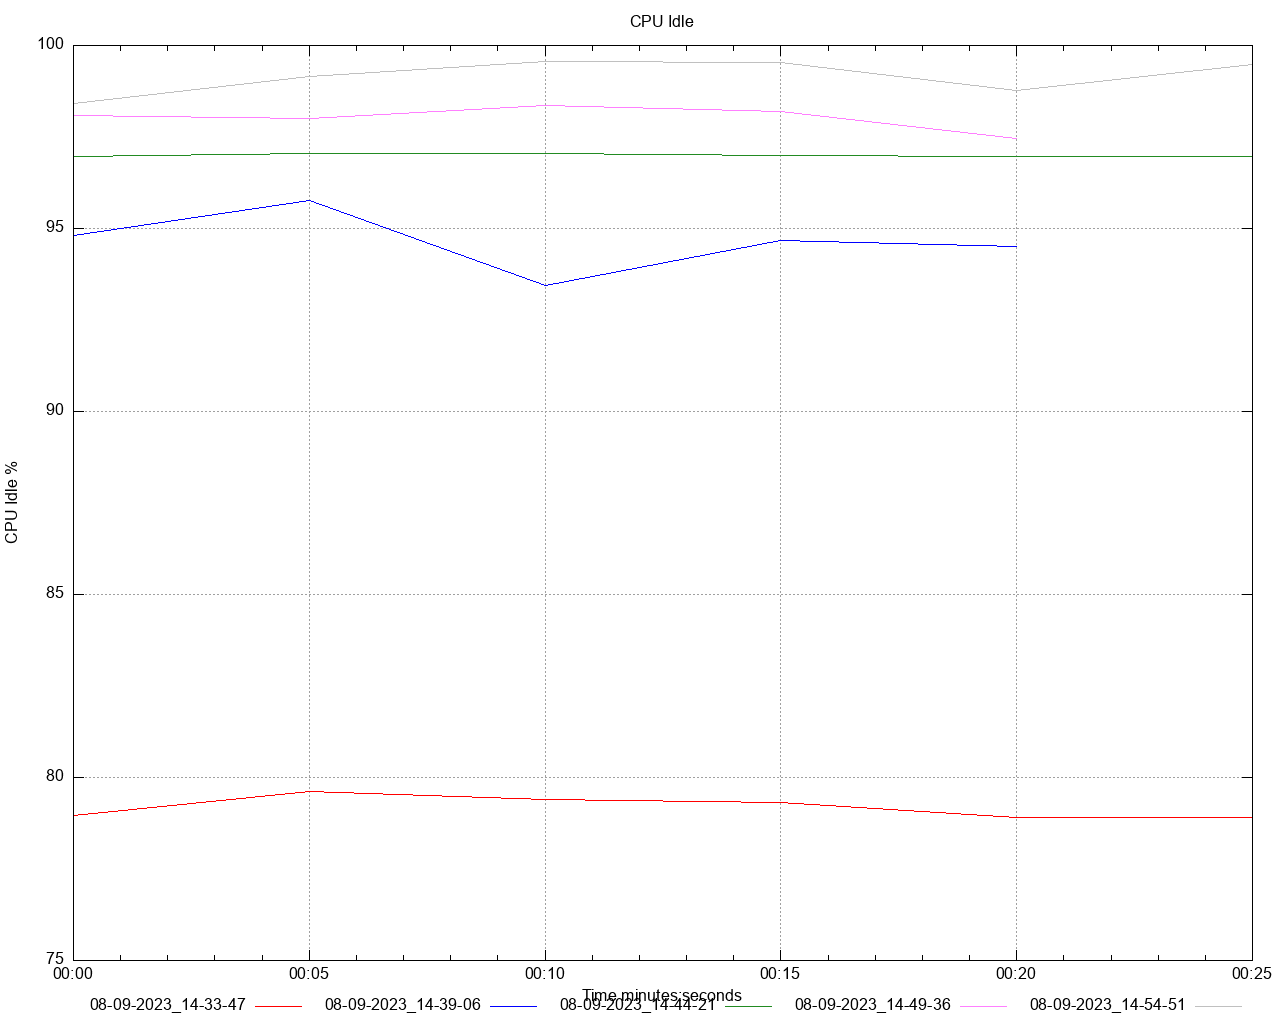

The script that saved this image:
set title 'CPU Idle' noenhanced
set style data lines
set datafile separator ","
set terminal png size 1280,1024
set grid
set key below
set xdata time
set timefmt "%s"
offset = 0
t0(x)=(offset=($0==0) ? x : offset, x - offset)
set xlabel 'Time minutes:seconds'
set ylabel 'CPU Idle %'
set output '/Users/gbarnett/git/hazelcast-simulator/atomiclong-3node-member/atomicreference/dstat/cpu_idle_A4.png'
plot \
   '/Users/gbarnett/git/hazelcast-simulator/atomiclong-3node-member/atomicreference/data/cpu_idle_A4_1.data' using (t0(timecolumn(1))):2 title "08-09-2023_14-33-47" noenhanced lt rgb "red", \
   '/Users/gbarnett/git/hazelcast-simulator/atomiclong-3node-member/atomicreference/data/cpu_idle_A4_2.data' using (t0(timecolumn(1))):2 title "08-09-2023_14-39-06" noenhanced lt rgb "blue", \
   '/Users/gbarnett/git/hazelcast-simulator/atomiclong-3node-member/atomicreference/data/cpu_idle_A4_3.data' using (t0(timecolumn(1))):2 title "08-09-2023_14-44-21" noenhanced lt rgb "forest-green", \
   '/Users/gbarnett/git/hazelcast-simulator/atomiclong-3node-member/atomicreference/data/cpu_idle_A4_4.data' using (t0(timecolumn(1))):2 title "08-09-2023_14-49-36" noenhanced lt rgb "orchid", \
   '/Users/gbarnett/git/hazelcast-simulator/atomiclong-3node-member/atomicreference/data/cpu_idle_A4_5.data' using (t0(timecolumn(1))):2 title "08-09-2023_14-54-51" noenhanced lt rgb "grey", \
